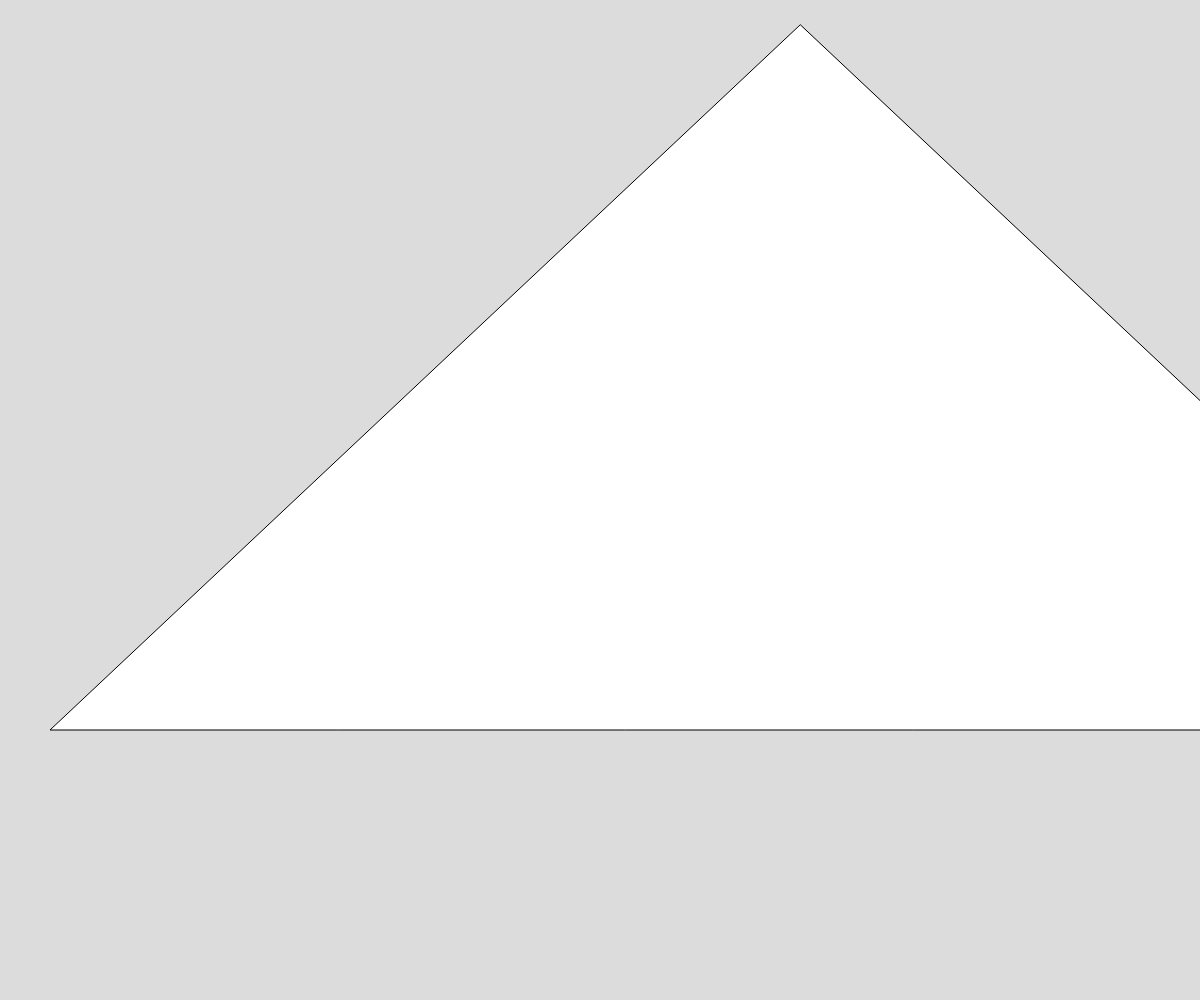
Frame 1 (no input)
Frame 60 (no input): identical to frame 1, image omitted
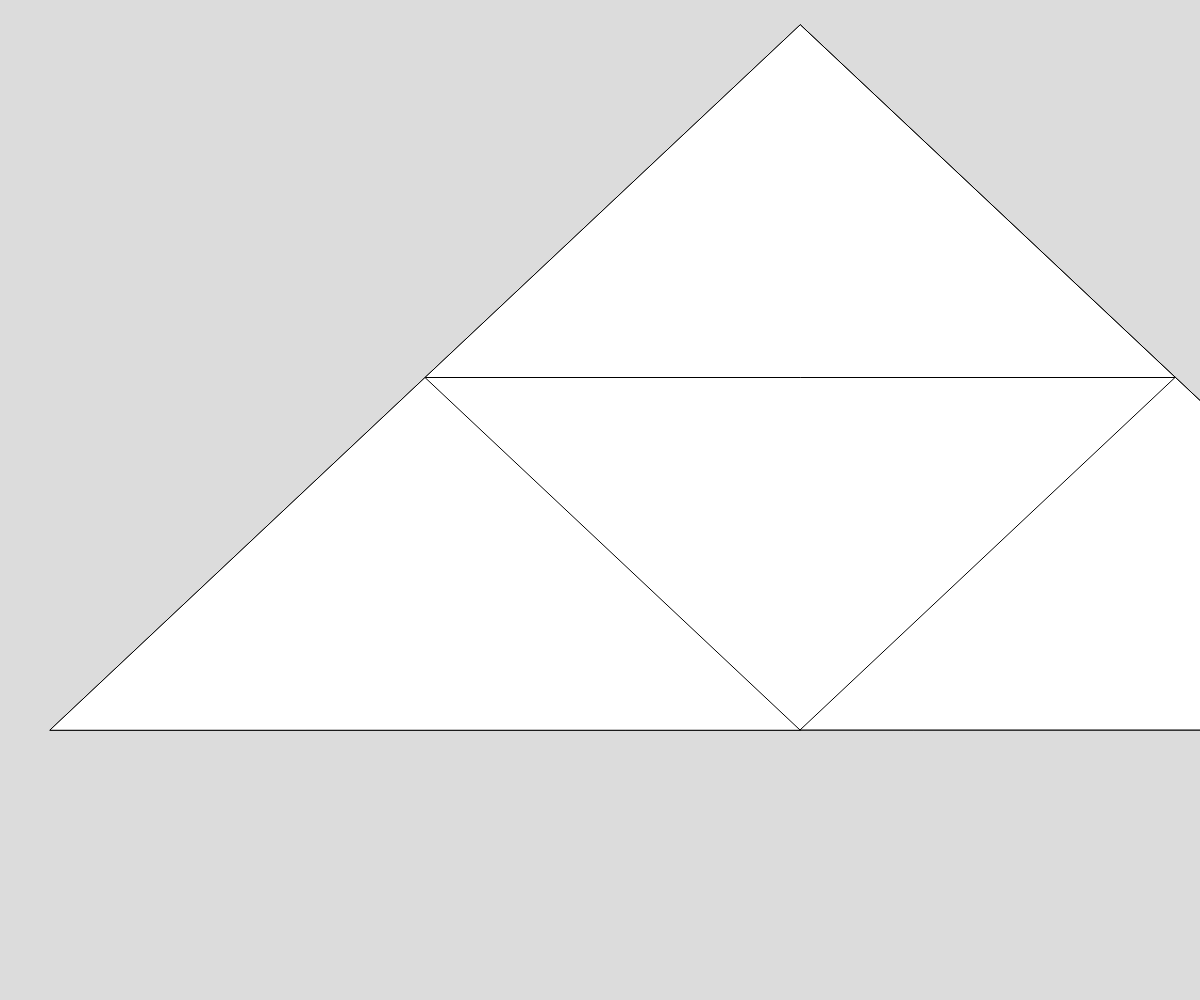
Frame 120 (the mouse pressed at the canvas centre since frame 60)

The p5.js sketch that drew these frames (run headless with seeded random() and noise() and a simulated clock; from frame 60 on, the mouse is pressed at the canvas centre):

// p5.js sketch
// ── sketch.js
/* eslint-disable indent */
// Sierpinski Triangle

let initialTriangle = [
  {x: 800, y: 25},
  {x: 50, y: 730},
  {x: 1550, y: 730}
];

let theDepth = 0;

function setup() {
  createCanvas(windowWidth, windowHeight);
}

function draw() {
  background(220);
  sierpinski(initialTriangle, theDepth);
}

function sierpinski(points, depth) {
  triangle(points[0].x, points[0].y, 
           points[1].x, points[1].y,
           points[2].x, points[2].y);

  if (depth > 0) {
    sierpinski([points[0], 
      midpoint(points[0], points[1]), 
      midpoint(points[0], points[2])], 
      depth - 1);

      sierpinski([points[1], 
        midpoint(points[0], points[1]), 
        midpoint(points[1], points[2])], 
        depth - 1);

        sierpinski([points[2], 
          midpoint(points[1], points[2]), 
          midpoint(points[0], points[2])], 
          depth - 1);
  }
}

function midpoint(point1, point2) {
  let x = (point1.x + point2.x)/2
  let y = (point1.y + point2.y)/2
  return {x: x, y: y};
}

function mousePressed() {
  if (theDepth < 8) {
    theDepth++;
  }
}
